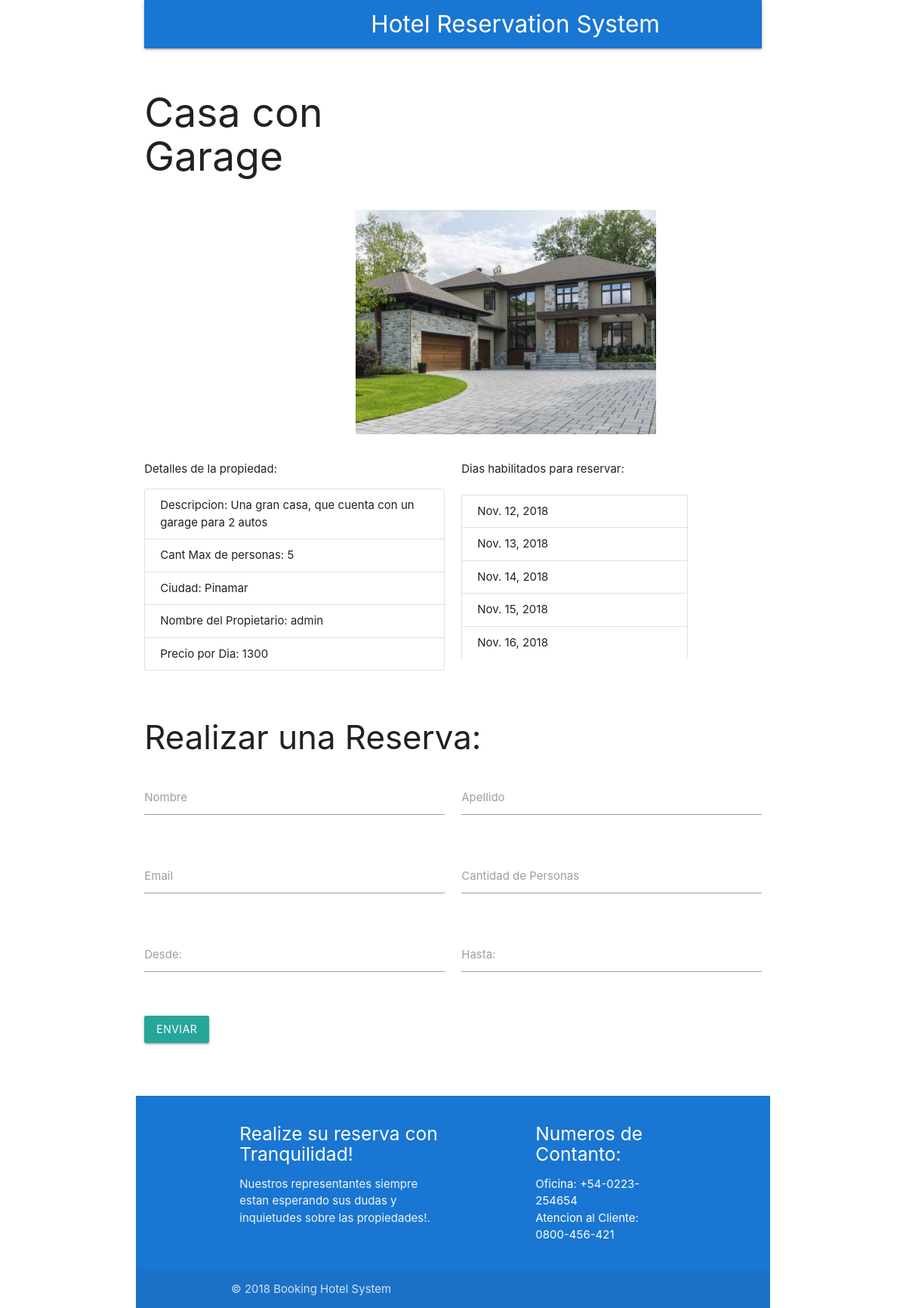
The app's page /prop/3 with its own data.
### rents/models.py (models this page shows, shortened)
class Prop(models.Model):
    name = models.CharField(blank=False, null=False, max_length=50, default="Property Name")
    description = models.CharField(max_length=500, default="No description available")
    dailyPrice = models.IntegerField()
    image = models.ImageField(upload_to='image', max_length=100)
    maxGuests = models.IntegerField()
    city = models.ForeignKey(City, null=True, blank=True, on_delete=models.CASCADE)
    owner = models.ForeignKey(User, null=True, blank=True, on_delete=models.DO_NOTHING)
    class Meta:
        verbose_name_plural = "Properties"

class City(models.Model):
    name = models.CharField(max_length=200, unique=True)
    class Meta:
        verbose_name_plural = "Cities"
    def __str__(self):
        return self.name

class ReservationDate(models.Model):
    date = models.DateField(blank=False, null=False)
    prop = models.ForeignKey(Prop, on_delete=models.PROTECT, blank=False, null=False)
    reservation = models.ForeignKey(Reservation, on_delete=models.PROTECT, blank=True, null=True)
    class Meta:
        verbose_name_plural = "reservationDates"

### rents/views.py (the view)
# urls.py: url(r'^prop/(?P<propid>\d+)$', detail, name="prop"),
def detail(request, propid):
    try:
        propInfo = Prop.objects.get(id=propid)
        propDays = ReservationDate.objects.filter(prop=propInfo, reservation=None)
    except Prop.DoesNotExist:
        raise Http404("No existe la propiedad")
    return render(request, 'rents/propInfo.html', {'propInfo': propInfo,'propDays': propDays})

### rents/templates/rents/propInfo.html (shortened to what this page needs)
{% extends 'rents/base.html' %}
{% load static %}
{% block content %}
{% if propInfo %}
<div class="row">
    <div class="col s6">
        <h2>{{propInfo.name}}</h2>
    </div>
</div>
<div class="row">
    <div class="col s6 offset-s4">
        <img class="responsive-img" src="{{propInfo.image.url}}">
    </div>
</div>
<div class="row">
    <div class="col s6">
        <p>Detalles de la propiedad:</p>
        <ul class="collection">
            <li class="collection-item">Descripcion: {{propInfo.description}} </li>
            <li class="collection-item">Cant Max de personas: {{propInfo.maxGuests}}</li>
            <li class="collection-item">Ciudad: {{propInfo.city}}</li>
            <li class="collection-item">Nombre del Propietario: {{propInfo.owner}} </li>
            <li class="collection-item">Precio por Dia: {{propInfo.dailyPrice}}</li>
          </ul>
    </div>
    <div class="col s6">
        <p>Dias habilitados para reservar:</p>
        <div class="days">
            <ul class="collection">
                {% for propDay in propDays %}
                    <li class="collection-item">{{propDay.date}}</li>
                {% endfor %}
            </ul>
        </div>
    </div>
</div>
<div class="row">
    <form class="col s12" action="/rents/reserveProp/" method="POST">
        <h3>Realizar una Reserva: </h3>
        <div class="row">
            <div class="input-field col s6">
                <input id="firstName" name="firstName" type="text" class="validate" required>
                <label for="firstName">Nombre</label>
            </div>
            <div class="input-field col s6">
                <input id="lastName" name="lastName" type="text" class="validate" required>
                <label for="lastName">Apellido</label>
            </div>
        </div>
        <div class="row">
            <div class="input-field col s6">
                <input id="email" name="email" type="email" class="validate" required>
                <label for="email">Email</label>
            </div>
            <div class="input-field col s6">
                    <input id="guestCount" name="guestCount" type="number" min="1" max="10" class="validate" value="{{ request.session.guestCount}}" required>
                    <label for="guestCount">Cantidad de Personas</label>
            </div>
        </div>
        <div class="row">
                <div class="input-field col s6">
                    <input id="dateFrom" name="dateFrom" type="text" class="datepicker" value="{{ request.session.dateFrom }}" required>
                    <label for="dateFrom">Desde:</label>
                </div>
                <div class="input-field col s6">
                    <input id="dateTo" name="dateTo" type="text" class="datepicker" value="{{ request.session.dateTo }}" required>
                    <label for="dateTo">Hasta:</label>
                </div>
            </div>
        <div class="row">
            <div class="input-field col s6">
                <button class="btn waves-effect waves-light" type="submit" name="action">Enviar
                </button>
            </div>
        </div>
    </form>
</div>
{% endif %}
{% endblock %}

### rents/static/css/style.css (style rules this page uses)
.days { overflow: scroll; width: 20rem; height: 15rem; }

### records on screen
Prop: name "Casa con Garage", image (picture), description "Una gran casa, que cuenta con un garage para 2 autos", maxGuests "5", city "Pinamar", owner "admin", dailyPrice "1300"
ReservationDate: date "Nov. 12, 2018"
ReservationDate: date "Nov. 13, 2018"
ReservationDate: date "Nov. 14, 2018"
ReservationDate: date "Nov. 15, 2018"
ReservationDate: date "Nov. 16, 2018"
